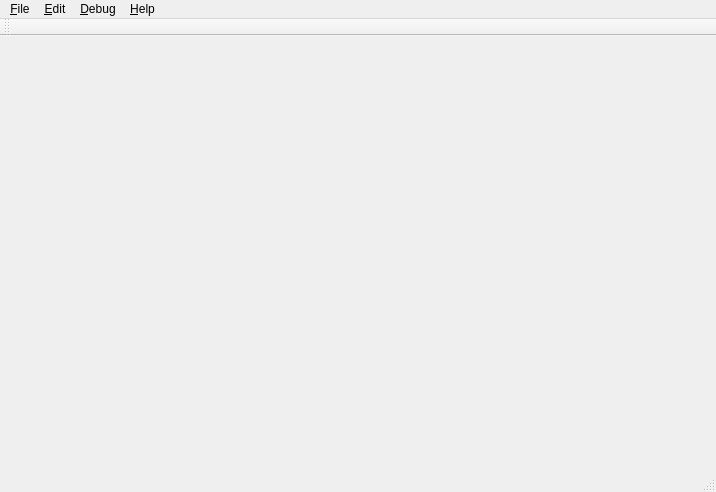
<?xml version="1.0" encoding="UTF-8"?>
<ui version="4.0">
 <class>IDE</class>
 <widget class="QMainWindow" name="IDE">
  <property name="geometry">
   <rect>
    <x>0</x>
    <y>0</y>
    <width>716</width>
    <height>492</height>
   </rect>
  </property>
  <property name="windowTitle">
   <string>Try8085</string>
  </property>
  <widget class="QWidget" name="baseLayout">
   <layout class="QHBoxLayout" name="horizontalLayout">
    <item>
     <layout class="QHBoxLayout" name="mainLayout"/>
    </item>
   </layout>
  </widget>
  <widget class="QMenuBar" name="menuBar">
   <property name="geometry">
    <rect>
     <x>0</x>
     <y>0</y>
     <width>716</width>
     <height>21</height>
    </rect>
   </property>
   <widget class="QMenu" name="menu">
    <property name="title">
     <string>&amp;File</string>
    </property>
    <addaction name="menuNew"/>
    <addaction name="menuOpen"/>
    <addaction name="menuSave"/>
    <addaction name="menuSaveAs"/>
    <addaction name="separator"/>
    <addaction name="menuSettings"/>
    <addaction name="menuConnections"/>
    <addaction name="separator"/>
    <addaction name="menuExit"/>
   </widget>
   <widget class="QMenu" name="menu_2">
    <property name="title">
     <string>&amp;Edit</string>
    </property>
    <addaction name="menuUndo"/>
    <addaction name="menuRedo"/>
    <addaction name="separator"/>
    <addaction name="menuCut"/>
    <addaction name="menuCopy"/>
    <addaction name="menuPaste"/>
    <addaction name="menuSelectAll"/>
    <addaction name="separator"/>
    <addaction name="menuFind"/>
   </widget>
   <widget class="QMenu" name="menu_3">
    <property name="title">
     <string>&amp;Debug</string>
    </property>
    <widget class="QMenu" name="menu_4">
     <property name="title">
      <string>Debug actions</string>
     </property>
     <addaction name="menuStep"/>
     <addaction name="menuStart"/>
    </widget>
    <addaction name="menuCompile"/>
    <addaction name="menu_4"/>
    <addaction name="menuStop"/>
    <addaction name="menuToEditor"/>
   </widget>
   <widget class="QMenu" name="menu_5">
    <property name="title">
     <string>&amp;Help</string>
    </property>
    <addaction name="menuHelp"/>
    <addaction name="menuAbout"/>
   </widget>
   <addaction name="menu"/>
   <addaction name="menu_2"/>
   <addaction name="menu_3"/>
   <addaction name="menu_5"/>
  </widget>
  <widget class="QStatusBar" name="statusBar"/>
  <widget class="QToolBar" name="fileToolBar">
   <attribute name="toolBarArea">
    <enum>TopToolBarArea</enum>
   </attribute>
   <attribute name="toolBarBreak">
    <bool>false</bool>
   </attribute>
  </widget>
  <action name="menuNew">
   <property name="icon">
    <iconset resource="icons.qrc">
     <normaloff>:/Actions/tango/16x16/actions/document-new.png</normaloff>:/Actions/tango/16x16/actions/document-new.png</iconset>
   </property>
   <property name="text">
    <string>New...</string>
   </property>
   <property name="shortcut">
    <string extracomment="Ctrl+N">Ctrl+N</string>
   </property>
  </action>
  <action name="menuOpen">
   <property name="icon">
    <iconset resource="icons.qrc">
     <normaloff>:/Actions/tango/16x16/actions/document-open.png</normaloff>:/Actions/tango/16x16/actions/document-open.png</iconset>
   </property>
   <property name="text">
    <string>Open...</string>
   </property>
   <property name="shortcut">
    <string>Ctrl+O</string>
   </property>
  </action>
  <action name="menuSave">
   <property name="enabled">
    <bool>true</bool>
   </property>
   <property name="icon">
    <iconset resource="icons.qrc">
     <normaloff>:/Actions/tango/16x16/actions/document-save.png</normaloff>:/Actions/tango/16x16/actions/document-save.png</iconset>
   </property>
   <property name="text">
    <string>Save</string>
   </property>
   <property name="shortcut">
    <string>Ctrl+S</string>
   </property>
  </action>
  <action name="menuSaveAs">
   <property name="icon">
    <iconset resource="icons.qrc">
     <normaloff>:/Actions/tango/16x16/actions/document-save-as.png</normaloff>:/Actions/tango/16x16/actions/document-save-as.png</iconset>
   </property>
   <property name="text">
    <string>Save as...</string>
   </property>
  </action>
  <action name="menuSettings">
   <property name="icon">
    <iconset resource="icons.qrc">
     <normaloff>:/Actions/tango/16x16/actions/document-properties.png</normaloff>:/Actions/tango/16x16/actions/document-properties.png</iconset>
   </property>
   <property name="text">
    <string>Settings...</string>
   </property>
   <property name="shortcut">
    <string>F12</string>
   </property>
  </action>
  <action name="menuExit">
   <property name="icon">
    <iconset resource="icons.qrc">
     <normaloff>:/Actions/tango/16x16/actions/process-stop.png</normaloff>:/Actions/tango/16x16/actions/process-stop.png</iconset>
   </property>
   <property name="text">
    <string>Exit</string>
   </property>
   <property name="shortcut">
    <string>Ctrl+Q</string>
   </property>
  </action>
  <action name="menuUndo">
   <property name="enabled">
    <bool>false</bool>
   </property>
   <property name="icon">
    <iconset resource="icons.qrc">
     <normaloff>:/Actions/tango/16x16/actions/edit-undo.png</normaloff>:/Actions/tango/16x16/actions/edit-undo.png</iconset>
   </property>
   <property name="text">
    <string>Undo</string>
   </property>
   <property name="shortcut">
    <string>Ctrl+Z</string>
   </property>
  </action>
  <action name="menuRedo">
   <property name="enabled">
    <bool>false</bool>
   </property>
   <property name="icon">
    <iconset resource="icons.qrc">
     <normaloff>:/Actions/tango/16x16/actions/edit-redo.png</normaloff>:/Actions/tango/16x16/actions/edit-redo.png</iconset>
   </property>
   <property name="text">
    <string>Redo</string>
   </property>
   <property name="shortcut">
    <string>Ctrl+Y</string>
   </property>
  </action>
  <action name="menuCut">
   <property name="enabled">
    <bool>false</bool>
   </property>
   <property name="icon">
    <iconset resource="icons.qrc">
     <normaloff>:/Actions/tango/16x16/actions/edit-cut.png</normaloff>:/Actions/tango/16x16/actions/edit-cut.png</iconset>
   </property>
   <property name="text">
    <string>Cut</string>
   </property>
   <property name="shortcut">
    <string>Ctrl+X</string>
   </property>
  </action>
  <action name="menuCopy">
   <property name="enabled">
    <bool>false</bool>
   </property>
   <property name="icon">
    <iconset resource="icons.qrc">
     <normaloff>:/Actions/tango/16x16/actions/edit-copy.png</normaloff>:/Actions/tango/16x16/actions/edit-copy.png</iconset>
   </property>
   <property name="text">
    <string>Copy</string>
   </property>
   <property name="shortcut">
    <string>Ctrl+C</string>
   </property>
  </action>
  <action name="menuPaste">
   <property name="enabled">
    <bool>false</bool>
   </property>
   <property name="icon">
    <iconset resource="icons.qrc">
     <normaloff>:/Actions/tango/16x16/actions/edit-paste.png</normaloff>:/Actions/tango/16x16/actions/edit-paste.png</iconset>
   </property>
   <property name="text">
    <string>Paste</string>
   </property>
   <property name="shortcut">
    <string>Ctrl+V</string>
   </property>
  </action>
  <action name="menuSelectAll">
   <property name="enabled">
    <bool>false</bool>
   </property>
   <property name="icon">
    <iconset resource="icons.qrc">
     <normaloff>:/Actions/tango/16x16/actions/edit-select-all.png</normaloff>:/Actions/tango/16x16/actions/edit-select-all.png</iconset>
   </property>
   <property name="text">
    <string>Select All</string>
   </property>
   <property name="shortcut">
    <string>Ctrl+A</string>
   </property>
  </action>
  <action name="menuFind">
   <property name="enabled">
    <bool>false</bool>
   </property>
   <property name="icon">
    <iconset resource="icons.qrc">
     <normaloff>:/Actions/tango/16x16/actions/edit-find.png</normaloff>:/Actions/tango/16x16/actions/edit-find.png</iconset>
   </property>
   <property name="text">
    <string>Find</string>
   </property>
   <property name="shortcut">
    <string>Ctrl+F</string>
   </property>
  </action>
  <action name="menuCompile">
   <property name="enabled">
    <bool>false</bool>
   </property>
   <property name="icon">
    <iconset resource="icons.qrc">
     <normaloff>:/Actions/tango/22x22/actions/media-playback-start.png</normaloff>:/Actions/tango/22x22/actions/media-playback-start.png</iconset>
   </property>
   <property name="text">
    <string>Compile</string>
   </property>
   <property name="shortcut">
    <string>F9</string>
   </property>
  </action>
  <action name="menuStep">
   <property name="enabled">
    <bool>false</bool>
   </property>
   <property name="text">
    <string>Step</string>
   </property>
   <property name="shortcut">
    <string>F10</string>
   </property>
  </action>
  <action name="menuStart">
   <property name="enabled">
    <bool>false</bool>
   </property>
   <property name="text">
    <string>Start</string>
   </property>
   <property name="shortcut">
    <string>Alt+F8</string>
   </property>
  </action>
  <action name="menuStop">
   <property name="enabled">
    <bool>false</bool>
   </property>
   <property name="icon">
    <iconset resource="icons.qrc">
     <normaloff>:/Actions/tango/16x16/status/dialog-error.png</normaloff>:/Actions/tango/16x16/status/dialog-error.png</iconset>
   </property>
   <property name="text">
    <string>Stop</string>
   </property>
   <property name="shortcut">
    <string>Alt+F2</string>
   </property>
  </action>
  <action name="menuToEditor">
   <property name="enabled">
    <bool>false</bool>
   </property>
   <property name="icon">
    <iconset resource="icons.qrc">
     <normaloff>:/Actions/tango/16x16/emblem/emblem-symbolic-link.png</normaloff>:/Actions/tango/16x16/emblem/emblem-symbolic-link.png</iconset>
   </property>
   <property name="text">
    <string>Switch to editor</string>
   </property>
   <property name="shortcut">
    <string>Alt+F11</string>
   </property>
  </action>
  <action name="menuHelp">
   <property name="text">
    <string>Help</string>
   </property>
   <property name="shortcut">
    <string>F1</string>
   </property>
  </action>
  <action name="menuAbout">
   <property name="text">
    <string>About...</string>
   </property>
  </action>
  <action name="menuConnections">
   <property name="enabled">
    <bool>false</bool>
   </property>
   <property name="icon">
    <iconset resource="icons.qrc">
     <normaloff>:/Actions/tango/16x16/actions/document-properties.png</normaloff>:/Actions/tango/16x16/actions/document-properties.png</iconset>
   </property>
   <property name="text">
    <string>Modules settings...</string>
   </property>
  </action>
 </widget>
 <layoutdefault spacing="6" margin="11"/>
 <resources>
  <include location="icons.qrc"/>
 </resources>
 <connections/>
</ui>
